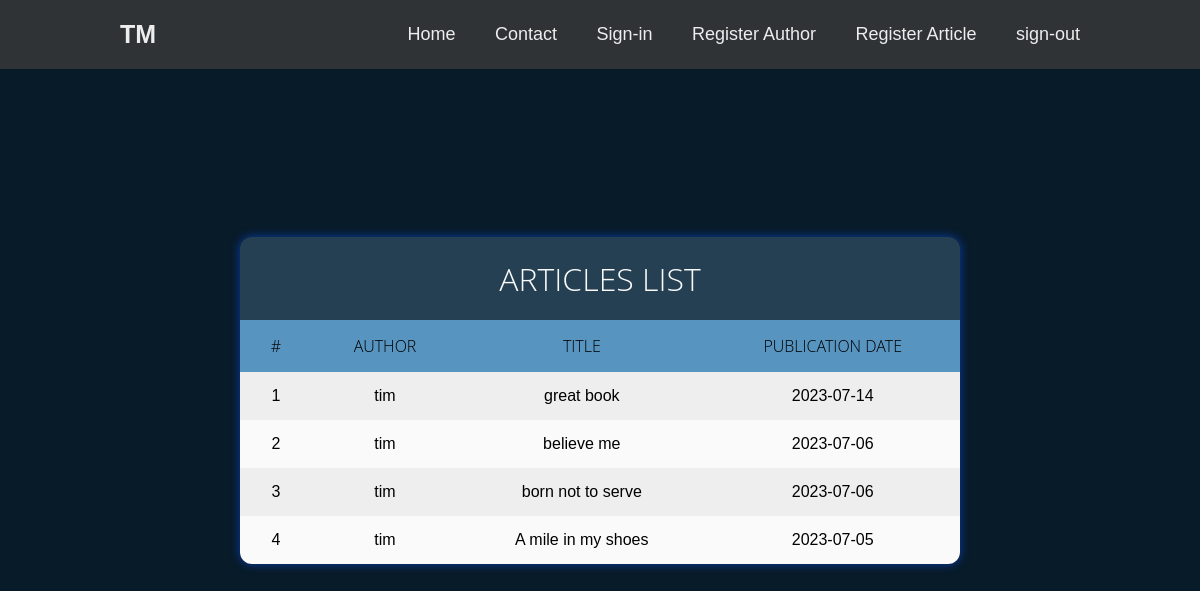
The page /view.php on the database its author committed.
### tables this page shows
CREATE TABLE `articles` (
  `article_id` int(11) NOT NULL,
  `author_id` int(11) DEFAULT NULL,
  `article_title` varchar(255) NOT NULL,
  `article_full_text` text NOT NULL,
  `date_of_publication` date NOT NULL
);

CREATE TABLE `authors` (
  `author_id` int(11) NOT NULL,
  `author_fullname` varchar(255) NOT NULL,
  `author_email_address` varchar(255) NOT NULL,
  `username` varchar(50) NOT NULL,
  `password` varchar(255) NOT NULL
);

### view.php (the view, shortened to what this page needs)
<?php
    require_once "configs/dbconn.php";
?>
<!DOCTYPE html>
<html lang="en">
<head>
    <link rel="stylesheet" href="CSS/view.css">
</head>
<body>
        <header class="header">
            <a href="#" class="logo">TM</a>
            <nav class="navbar">
                <a href="index.html">Home</a>
                <a href="contact.html">Contact</a>
                <a href="signin.html">Sign-in</a>
                <a href="signup.html">Register Author</a>
                <a href="blog.php">Register Article</a>
                <a href="signoutproc.php">sign-out</a>
            </nav>
        </header>
    <div class="content_section">
        <div class="content">
            <h1>Articles List</h1>
            <table>
                <tr>
                    <th>#</th>
                    <th>Author</th>
                    <th>Title</th>
                    <th>Publication Date</th>
                </tr>
                <?php
                $get_articles_query = "SELECT * FROM articles INNER JOIN authors ON articles.author_id = authors.author_id ORDER BY articles.date_of_publication DESC LIMIT 4";
                $result = $db_connect->query($get_articles_query);
                $article_number = 1;
                if ($result->num_rows > 0) {
                    while ($row = $result->fetch_assoc()) {
                        ?>
                        <tr>
                            <td><?php echo $article_number; ?></td>
                            <td><?php echo $row['author_fullname']; ?></td>
                            <td><?php echo $row['article_title']; ?></td>
                            <td><?php echo $row['date_of_publication']; ?></td>
                        </tr>
                        <?php
                        $article_number++;
                    }
                } else {
                    echo "<tr><td colspan='4'>No articles found.</td></tr>";
                }
                ?>
            </table>
        </div>
    </div>
</body>
</html>

### view.css (style rules this page uses)
* { margin: 0; padding: 0; outline: 0; box-sizing: border-box; font-family: 'Poppins',sans-serif; }
body { background:#081b29 ; }
.header { position: fixed; top: 0; left: 0; width: 100%; padding: 20px 10%; background: #2f3335; display: flex; justify-content: space-between; align-items: center; z-index: 100; }
.logo { font-size: 25px; color: #ededed; text-decoration: none; font-weight: 600; }
.navbar a { font-size: 18px; color: #ededed; text-decoration: none; font-weight: 500; margin-left: 35px; transition: .3s; }
.content_section { display: flex; justify-content: center; align-items: center; height: 100vh; }
.content { width: 60%; box-shadow: 0 0 10px rgb(8, 62, 171); border-radius: 12px; overflow: hidden; }
h1 { text-align: center; padding: 20px; background-color: #324f64b7; color: #fafafa; font-family: 'Open Sans', sans-serif; font-weight: 200; text-transform: uppercase; }
table { width: 100%; border-collapse: collapse; border-spacing: 0; }
td, th { padding: 15px 20px; text-align: center; }
th { background-color: #186daab7; color: #000000; font-family: 'Open Sans', sans-serif; font-weight: 200; text-transform: uppercase; }
tr { background-color: #fafafa; }
tr:nth-child(even) { background-color: #eeeeee; }

### rows shown on the page
articles: author.author_fullname "tim", article_title "great book", date_of_publication "2023-07-14"
articles: author.author_fullname "tim", article_title "believe me", date_of_publication "2023-07-06"
articles: author.author_fullname "tim", article_title "born not to serve", date_of_publication "2023-07-06"
articles: author.author_fullname "tim", article_title "A mile in my shoes", date_of_publication "2023-07-05"
